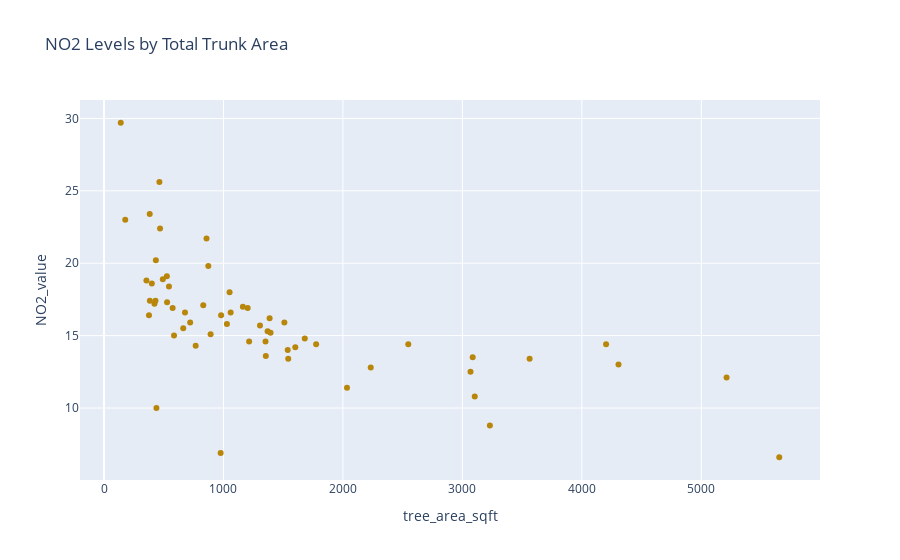

Write notebook code for a chart like this one.
### Code cell
area = px.scatter(tree_area_total, x='tree_area_sqft', y= 'NO2_value', title= 'NO2 Levels by Total Trunk Area', color_discrete_sequence=['#B8860B'])
area.show()

### Figure 1 — Plotly figure (JSON) as saved in the notebook; plotly's stock layout.template omitted (floating-point values rounded to 4 significant figures)
{"data": [{"hovertemplate": "tree_area_sqft=%{x}<br>NO2_value=%{y}<extra></extra>", "legendgroup": "", "marker": {"color": "#B8860B", "symbol": "circle"}, "mode": "markers", "name": "", "orientation": "v", "showlegend": false, "type": "scatter", "x": [140.2, 177.8, 355.0, 376.5, 382.8, 383.8, 400.4, 422.3, 430.8, 434.0, 438.8, 463.8, 469.1, 492.3, 526.1, 528.0, 543.8, 574.6, 586.1, 663.2, 677.8, 721.3, 767.4, 830.9, 858.1, 873.1, 892.4, 976.5, 980.2, 1029.0, 1051.0, 1060.0, 1163.0, 1203.0, 1215.0, 1306.0, 1352.0, 1355.0, 1369.0, 1386.0, 1394.0, 1510.0, 1538.0, 1542.0, 1601.0, 1681.0, 1776.0, 2034.0, 2233.0, 2547.0, 3068.0, 3086.0, 3103.0, 3230.0, 3563.0, 4203.0, 4307.0, 5211.0, 5652.0], "xaxis": "x", "y": [29.7, 23.0, 18.8, 16.4, 23.4, 17.4, 18.6, 17.2, 17.4, 20.2, 10.0, 25.6, 22.4, 18.9, 19.1, 17.3, 18.4, 16.9, 15.0, 15.5, 16.6, 15.9, 14.3, 17.1, 21.7, 19.8, 15.1, 6.9, 16.4, 15.8, 18.0, 16.6, 17.0, 16.9, 14.6, 15.7, 14.6, 13.6, 15.3, 16.2, 15.2, 15.9, 14.0, 13.4, 14.2, 14.8, 14.4, 11.4, 12.8, 14.4, 12.5, 13.5, 10.8, 8.8, 13.4, 14.4, 13.0, 12.1, 6.6], "yaxis": "y"}], "layout": {"legend": {"tracegroupgap": 0}, "title": {"text": "NO2 Levels by Total Trunk Area"}, "xaxis": {"anchor": "y", "domain": [0, 1], "title": {"text": "tree_area_sqft"}}, "yaxis": {"anchor": "x", "domain": [0, 1], "title": {"text": "NO2_value"}}}}
